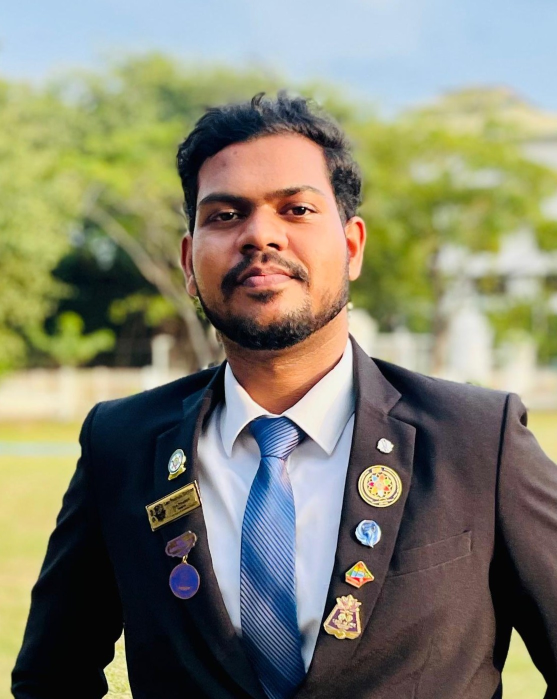
#> input picture dist/assets/images/president.jpg, 1114 x 1398 px (shown at 1/2 size)
$ python crop_president.py ../dist/assets/images/president.jpg out.png
#> lines starting #> are read from the running program, lines starting #| are printed output that depends on the picture
from PIL import Image
import sys
import os

def crop_center_square(in_path, out_path, size=520):
#> called with in_path = '../dist/assets/images/president.jpg', out_path = 'out.png', size = 520
    with Image.open(in_path) as im:
#> im is the input picture: PIL image 1114x1398 RGB; mean R, G, B 130.2, 129.2, 110.5
        w, h = im.size
#> w = 1114; h = 1398
        min_edge = min(w, h)
#> min_edge = 1114
        left = (w - min_edge) // 2
#> left = 0
        top = (h - min_edge) // 2
#> top = 142
        right = left + min_edge
#> right = 1114
        bottom = top + min_edge
#> bottom = 1256
        cropped = im.crop((left, top, right, bottom)).resize((size, size), Image.LANCZOS)
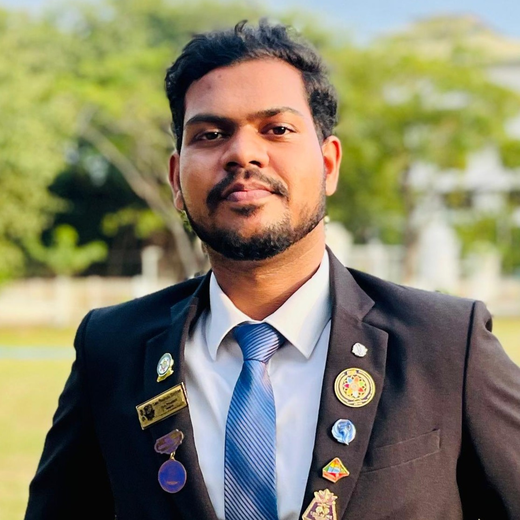
#> cropped: PIL image 520x520 RGB; mean R, G, B 132.6, 128.4, 103
        os.makedirs(os.path.dirname(out_path), exist_ok=True)
        cropped.save(out_path, quality=90)

if __name__ == '__main__':
    if len(sys.argv) < 2:
        print('Usage: python crop_president.py <source-image-path> [output-path]')
        sys.exit(1)
    src = sys.argv[1]
    out = sys.argv[2] if len(sys.argv) > 2 else 'dist/assets/images/president.jpg'
    crop_center_square(src, out)
    print(f'Saved cropped avatar to {out}')

$ run again, with dist/assets/images/Dir_of_Fin.jpeg copied over dist/assets/images/president.jpg
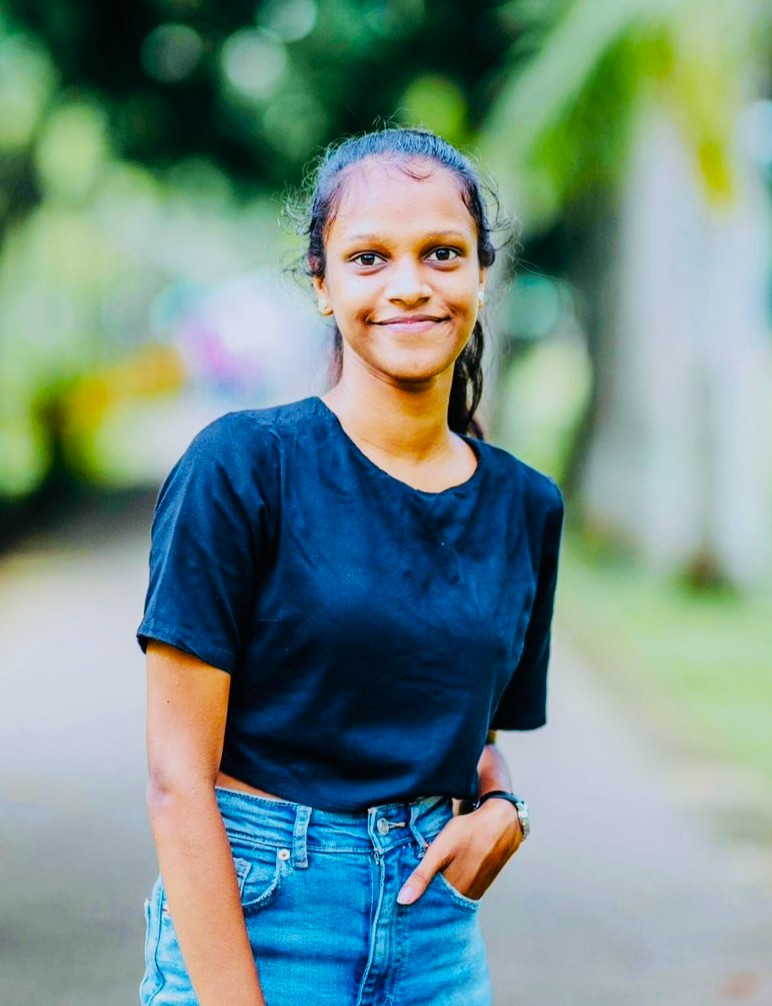
#> input picture dist/assets/images/Dir_of_Fin.jpeg, 772 x 1006 px
#> in crop_center_square, im is the input picture: PIL image 772x1006 RGB; mean R, G, B 114.7, 142, 136.2
#> in crop_center_square, `cropped = im.crop((left, top, right, bottom)).resize((size, size), Ima..`:
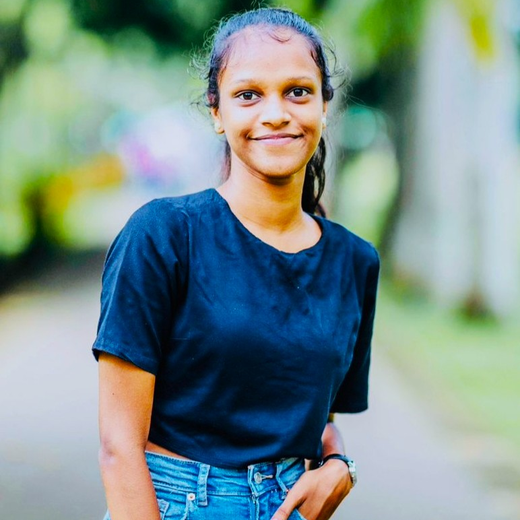
#> cropped: PIL image 520x520 RGB; mean R, G, B 121.8, 144, 139.5
